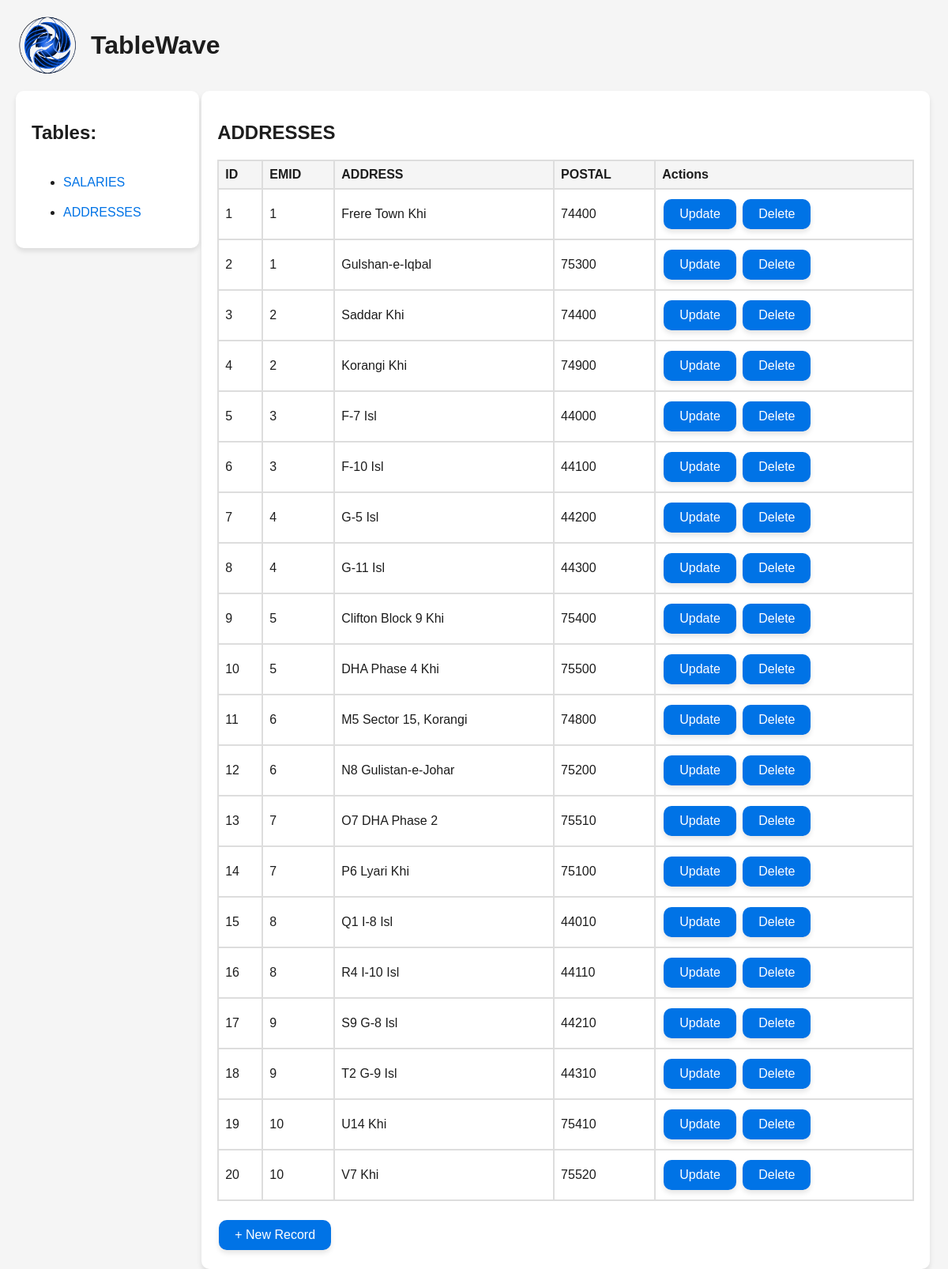
Page /table/addresses on the committed database.
### tables this page shows
CREATE TABLE addresses(
    id INTEGER PRIMARY KEY AUTOINCREMENT, 
    emid INTEGER, 
    address VARCHAR, 
    postal VARCHAR, 
    FOREIGN KEY(emid) REFERENCES salaries(id)
);

### main.py (the view)
@app.route('/table/<table_name>')
def table(table_name):
    conn = get_db_connection()
    if table_name == 'salaries':
        query_one_address = '''
        SELECT s.id, s.name, s.salary
        FROM salaries s
        '''
        salaries_with_one_address = conn.execute(query_one_address).fetchall()
        query_all_addresses = '''
        SELECT a.emid, a.address, a.postal
        FROM addresses a
        WHERE a.emid IN (SELECT id FROM salaries)
        '''
        all_addresses = conn.execute(query_all_addresses).fetchall()
        from collections import defaultdict
        addresses_by_emid = defaultdict(list)
        for emid, address, postal in all_addresses:
            addresses_by_emid[emid].append((address, postal))
        combined_results = []
        for row in salaries_with_one_address:
            emid = row['id']
            combined_results.append({
                'id': emid,
                'name': row['name'],
                'salary': row['salary'],
                'all_addresses': addresses_by_emid[emid]
            })
        rows = combined_results
        columns = [
            ('id', 'INTEGER'),
            ('name', 'VARCHAR'),
            ('salary', 'INTEGER'),
            ('all_addresses', 'TEXT')
        ]
    else:
        rows = conn.execute(f"SELECT * FROM {table_name}").fetchall()
        columns = conn.execute(f"PRAGMA table_info({table_name})").fetchall()
    tables = conn.execute("SELECT name FROM sqlite_master WHERE type='table' AND name != 'sqlite_sequence'").fetchall()
    conn.close()
    return render_template('index.html', table_name=table_name, rows=rows, columns=columns, tables=[t[0] for t in tables])

### main.py (called while the page is built)
def get_db_connection():
    conn = sqlite3.connect(DATABASE)
    conn.row_factory = sqlite3.Row
    return conn

### templates/index.html (shortened to what this page needs)
<!DOCTYPE html>
<html>
<head>
    <link rel="stylesheet" href="{{ url_for('static', filename='styles.css') }}">
</head>
<body class="light-mode">
    <header>
        <img src="{{ url_for('static', filename='globe_sticker.png') }}" alt="TableWave Logo" class="logo">
        <h1 class="alignh1">TableWave</h1>
    </header>
    <div class="sidebar">
        <div class="container">
            <div>
                <h2>Tables:</h2>
                <ul>
                    {% for table in tables %}
                        <li><a href="{{ url_for('table', table_name=table) }}">{{ table   | upper}}</a></li>
                    {% endfor %}
                </ul>
            </div>
        </div>
    </div>
    <div class="main-content">
        <div class="container">
            {% if table_name %}
                <h2>{{ table_name | upper }}</h2>
                <table>
                    <thead>
                        <tr>
                            {% for column in columns %}
                                <th>
                                    {{ column[1]  | upper if table_name != 'salaries' else column[0] | upper }}
                                </th>
                            {% endfor %}
                            <th>Actions</th>
                        </tr>
                    </thead>
                    <tbody>
                        {% for row in rows %}
                            <tr>
                                {% for column in columns %}
                                    <td>
                                        {% if table_name == 'salaries' %}
                                            {% if column[0] == 'all_addresses' %}
                                                <select class="custom-dropdown">
                                                    {% for address, postal in row['all_addresses'] %}
                                                        <option>{{ address }} - {{ postal }}</option>
                                                    {% endfor %}
                                                </select>
                                            {% else %}
                                                {{ row[column[0]] }}
                                            {% endif %}
                                        {% else %}
                                            {{ row[column[1]] }}
                                        {% endif %}
                                    </td>
                                {% endfor %}
                                <td>
                                    <button onclick="document.getElementById('updateForm{{ row['id'] }}').style.display='block'">Update</button>
                                    <form action="{{ url_for('delete_row', table_name=table_name, row_id=row['id']) }}" method="post" style="display:inline;">
                                        <input type="submit" value="Delete">
                                    </form>
                                </td>
                            </tr>
                        {% endfor %}
                    </tbody>
                </table>
                <button onclick="toggleForm()">+ New Record</button>
            {% else %}
                <p>Select a table to view its contents.</p>
            {% endif %}
        </div>
    </div>
</body>
</html>

### static/styles.css (style rules this page uses)
:root { --themecolor: #0073e6; --button_hover: #0600b7; --background: #f5f5f5; --whitywhite: #fff; --textcolor: #1d1d1d; }
body { font-family: Arial, sans-serif; margin: 0; padding: 20px; background-color: var(--background); color: var(--textcolor); transition: background-color 0.3s, color 0.3s; }
header { display: flex; align-items: center; padding: 0px; background-color: var(--background) }
.logo { width: 80px; height: auto; margin-right: 15px; padding-bottom: 20px; }
.alignh1 { margin: 0; padding-bottom: 20px; }
.sidebar { width: 20%; height: 550px; float:left; }
.main-content { width: 80%; height: 550px; float:left; }
.container { max-width: 95%; margin: 0 auto; padding: 20px; background-color: var(--whitywhite); border-radius: 10px; box-shadow: 0px 4px 6px rgba(0, 0, 0, 0.1); }
h1, h2 { color: inherit; }
table { width: 100%; border-collapse: collapse; margin-bottom: 20px; }
th, td { border: 2px solid #ddd; padding: 8px; text-align: left; }
th { background-color: var(--background); }
form { margin-bottom: 20px; }
input[type="submit"], button { background-color: var(--themecolor); color: var(--whitywhite); border: none; padding: 10px 20px; text-align: center; text-decoration: none; display: inline-block; font-size: 16px; margin: 4px 2px; cursor: pointer; border-radius: 10px; box-shadow: 0px 4px 6px rgba(0, 0, 0, 0.1); transition: background-color 0.3s, box-shadow 0.3s; }
a { color: var(--themecolor); text-decoration: none; margin-top: 20px; display: inline-block; }

### rows in the picture
addresses: id "1" "1" "Frere Town Khi" "74400"
addresses: id "2" "1" "Gulshan-e-Iqbal" "75300"
addresses: id "3" "2" "Saddar Khi" "74400"
addresses: id "4" "2" "Korangi Khi" "74900"
addresses: id "5" "3" "F-7 Isl" "44000"
addresses: id "6" "3" "F-10 Isl" "44100"
addresses: id "7" "4" "G-5 Isl" "44200"
addresses: id "8" "4" "G-11 Isl" "44300"
addresses: id "9" "5" "Clifton Block 9 Khi" "75400"
addresses: id "10" "5" "DHA Phase 4 Khi" "75500"
addresses: id "11" "6" "M5 Sector 15, Korangi" "74800"
addresses: id "12" "6" "N8 Gulistan-e-Johar" "75200"
addresses: id "13" "7" "O7 DHA Phase 2" "75510"
addresses: id "14" "7" "P6 Lyari Khi" "75100"
addresses: id "15" "8" "Q1 I-8 Isl" "44010"
addresses: id "16" "8" "R4 I-10 Isl" "44110"
addresses: id "17" "9" "S9 G-8 Isl" "44210"
addresses: id "18" "9" "T2 G-9 Isl" "44310"
addresses: id "19" "10" "U14 Khi" "75410"
addresses: id "20" "10" "V7 Khi" "75520"

### other values in the picture
{{ table   | upper }} "SALARIES" "ADDRESSES"
{{ table_name | upper }} "ADDRESSES"
{{ column[1]  | upper if table_name != 'salaries' else column[0] | upper }} "ID" "EMID" "ADDRESS" "POSTAL"
